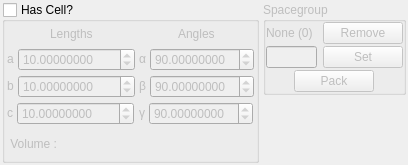
<ui version="4.0" >
 <class>CellDefineDialog</class>
 <widget class="QDialog" name="CellDefineDialog" >
  <property name="geometry" >
   <rect>
    <x>0</x>
    <y>0</y>
    <width>408</width>
    <height>165</height>
   </rect>
  </property>
  <property name="windowTitle" >
   <string>Cell Definition</string>
  </property>
  <property name="windowIcon" >
   <iconset resource="icons.qrc" >:/stackicons/icons/stack_celldefine.svg</iconset>
  </property>
  <layout class="QHBoxLayout" >
   <property name="margin" >
    <number>2</number>
   </property>
   <property name="spacing" >
    <number>4</number>
   </property>
   <item>
    <widget class="QGroupBox" name="CellDefinitionGroup" >
     <property name="title" >
      <string>Has Cell?</string>
     </property>
     <property name="checkable" >
      <bool>true</bool>
     </property>
     <property name="checked" >
      <bool>false</bool>
     </property>
     <layout class="QVBoxLayout" >
      <property name="margin" >
       <number>2</number>
      </property>
      <property name="spacing" >
       <number>4</number>
      </property>
      <item>
       <layout class="QHBoxLayout" >
        <property name="margin" >
         <number>0</number>
        </property>
        <property name="spacing" >
         <number>4</number>
        </property>
        <item>
         <layout class="QVBoxLayout" >
          <property name="margin" >
           <number>0</number>
          </property>
          <property name="spacing" >
           <number>4</number>
          </property>
          <item>
           <layout class="QHBoxLayout" >
            <property name="margin" >
             <number>0</number>
            </property>
            <property name="spacing" >
             <number>0</number>
            </property>
            <item>
             <spacer>
              <property name="orientation" >
               <enum>Qt::Horizontal</enum>
              </property>
              <property name="sizeHint" >
               <size>
                <width>16</width>
                <height>20</height>
               </size>
              </property>
             </spacer>
            </item>
            <item>
             <widget class="QLabel" name="label_16" >
              <property name="text" >
               <string>Lengths</string>
              </property>
             </widget>
            </item>
            <item>
             <spacer>
              <property name="orientation" >
               <enum>Qt::Horizontal</enum>
              </property>
              <property name="sizeHint" >
               <size>
                <width>16</width>
                <height>20</height>
               </size>
              </property>
             </spacer>
            </item>
           </layout>
          </item>
          <item>
           <layout class="QHBoxLayout" >
            <property name="margin" >
             <number>0</number>
            </property>
            <property name="spacing" >
             <number>4</number>
            </property>
            <item>
             <widget class="QLabel" name="label_17" >
              <property name="sizePolicy" >
               <sizepolicy>
                <hsizetype>0</hsizetype>
                <vsizetype>0</vsizetype>
                <horstretch>0</horstretch>
                <verstretch>0</verstretch>
               </sizepolicy>
              </property>
              <property name="text" >
               <string>a</string>
              </property>
             </widget>
            </item>
            <item>
             <widget class="QDoubleSpinBox" name="CellLengthASpin" >
              <property name="sizePolicy" >
               <sizepolicy>
                <hsizetype>0</hsizetype>
                <vsizetype>0</vsizetype>
                <horstretch>0</horstretch>
                <verstretch>0</verstretch>
               </sizepolicy>
              </property>
              <property name="decimals" >
               <number>8</number>
              </property>
              <property name="maximum" >
               <double>10000.000000000000000</double>
              </property>
              <property name="value" >
               <double>10.000000000000000</double>
              </property>
             </widget>
            </item>
           </layout>
          </item>
          <item>
           <layout class="QHBoxLayout" >
            <property name="margin" >
             <number>0</number>
            </property>
            <property name="spacing" >
             <number>4</number>
            </property>
            <item>
             <widget class="QLabel" name="label_18" >
              <property name="sizePolicy" >
               <sizepolicy>
                <hsizetype>0</hsizetype>
                <vsizetype>0</vsizetype>
                <horstretch>0</horstretch>
                <verstretch>0</verstretch>
               </sizepolicy>
              </property>
              <property name="text" >
               <string>b</string>
              </property>
             </widget>
            </item>
            <item>
             <widget class="QDoubleSpinBox" name="CellLengthBSpin" >
              <property name="sizePolicy" >
               <sizepolicy>
                <hsizetype>0</hsizetype>
                <vsizetype>0</vsizetype>
                <horstretch>0</horstretch>
                <verstretch>0</verstretch>
               </sizepolicy>
              </property>
              <property name="decimals" >
               <number>8</number>
              </property>
              <property name="maximum" >
               <double>10000.000000000000000</double>
              </property>
              <property name="value" >
               <double>10.000000000000000</double>
              </property>
             </widget>
            </item>
           </layout>
          </item>
          <item>
           <layout class="QHBoxLayout" >
            <property name="margin" >
             <number>0</number>
            </property>
            <property name="spacing" >
             <number>4</number>
            </property>
            <item>
             <widget class="QLabel" name="label_19" >
              <property name="sizePolicy" >
               <sizepolicy>
                <hsizetype>0</hsizetype>
                <vsizetype>0</vsizetype>
                <horstretch>0</horstretch>
                <verstretch>0</verstretch>
               </sizepolicy>
              </property>
              <property name="text" >
               <string>c</string>
              </property>
             </widget>
            </item>
            <item>
             <widget class="QDoubleSpinBox" name="CellLengthCSpin" >
              <property name="sizePolicy" >
               <sizepolicy>
                <hsizetype>0</hsizetype>
                <vsizetype>0</vsizetype>
                <horstretch>0</horstretch>
                <verstretch>0</verstretch>
               </sizepolicy>
              </property>
              <property name="decimals" >
               <number>8</number>
              </property>
              <property name="maximum" >
               <double>10000.000000000000000</double>
              </property>
              <property name="value" >
               <double>10.000000000000000</double>
              </property>
             </widget>
            </item>
           </layout>
          </item>
         </layout>
        </item>
        <item>
         <layout class="QVBoxLayout" >
          <property name="margin" >
           <number>0</number>
          </property>
          <property name="spacing" >
           <number>4</number>
          </property>
          <item>
           <layout class="QHBoxLayout" >
            <property name="margin" >
             <number>0</number>
            </property>
            <property name="spacing" >
             <number>4</number>
            </property>
            <item>
             <spacer>
              <property name="orientation" >
               <enum>Qt::Horizontal</enum>
              </property>
              <property name="sizeHint" >
               <size>
                <width>16</width>
                <height>20</height>
               </size>
              </property>
             </spacer>
            </item>
            <item>
             <widget class="QLabel" name="label_15" >
              <property name="text" >
               <string>Angles</string>
              </property>
             </widget>
            </item>
            <item>
             <spacer>
              <property name="orientation" >
               <enum>Qt::Horizontal</enum>
              </property>
              <property name="sizeHint" >
               <size>
                <width>16</width>
                <height>20</height>
               </size>
              </property>
             </spacer>
            </item>
           </layout>
          </item>
          <item>
           <layout class="QHBoxLayout" >
            <property name="margin" >
             <number>0</number>
            </property>
            <property name="spacing" >
             <number>4</number>
            </property>
            <item>
             <widget class="QLabel" name="label_12" >
              <property name="sizePolicy" >
               <sizepolicy>
                <hsizetype>0</hsizetype>
                <vsizetype>0</vsizetype>
                <horstretch>0</horstretch>
                <verstretch>0</verstretch>
               </sizepolicy>
              </property>
              <property name="text" >
               <string>&amp;#945;</string>
              </property>
              <property name="textFormat" >
               <enum>Qt::RichText</enum>
              </property>
             </widget>
            </item>
            <item>
             <widget class="QDoubleSpinBox" name="CellAngleASpin" >
              <property name="sizePolicy" >
               <sizepolicy>
                <hsizetype>0</hsizetype>
                <vsizetype>0</vsizetype>
                <horstretch>0</horstretch>
                <verstretch>0</verstretch>
               </sizepolicy>
              </property>
              <property name="decimals" >
               <number>8</number>
              </property>
              <property name="maximum" >
               <double>180.000000000000000</double>
              </property>
              <property name="value" >
               <double>90.000000000000000</double>
              </property>
             </widget>
            </item>
           </layout>
          </item>
          <item>
           <layout class="QHBoxLayout" >
            <property name="margin" >
             <number>0</number>
            </property>
            <property name="spacing" >
             <number>4</number>
            </property>
            <item>
             <widget class="QLabel" name="label_13" >
              <property name="sizePolicy" >
               <sizepolicy>
                <hsizetype>0</hsizetype>
                <vsizetype>0</vsizetype>
                <horstretch>0</horstretch>
                <verstretch>0</verstretch>
               </sizepolicy>
              </property>
              <property name="text" >
               <string>&amp;#946;</string>
              </property>
              <property name="textFormat" >
               <enum>Qt::RichText</enum>
              </property>
             </widget>
            </item>
            <item>
             <widget class="QDoubleSpinBox" name="CellAngleBSpin" >
              <property name="sizePolicy" >
               <sizepolicy>
                <hsizetype>0</hsizetype>
                <vsizetype>0</vsizetype>
                <horstretch>0</horstretch>
                <verstretch>0</verstretch>
               </sizepolicy>
              </property>
              <property name="decimals" >
               <number>8</number>
              </property>
              <property name="maximum" >
               <double>180.000000000000000</double>
              </property>
              <property name="value" >
               <double>90.000000000000000</double>
              </property>
             </widget>
            </item>
           </layout>
          </item>
          <item>
           <layout class="QHBoxLayout" >
            <property name="margin" >
             <number>0</number>
            </property>
            <property name="spacing" >
             <number>4</number>
            </property>
            <item>
             <widget class="QLabel" name="label_14" >
              <property name="sizePolicy" >
               <sizepolicy>
                <hsizetype>0</hsizetype>
                <vsizetype>0</vsizetype>
                <horstretch>0</horstretch>
                <verstretch>0</verstretch>
               </sizepolicy>
              </property>
              <property name="text" >
               <string>&amp;#947;</string>
              </property>
              <property name="textFormat" >
               <enum>Qt::RichText</enum>
              </property>
             </widget>
            </item>
            <item>
             <widget class="QDoubleSpinBox" name="CellAngleCSpin" >
              <property name="sizePolicy" >
               <sizepolicy>
                <hsizetype>0</hsizetype>
                <vsizetype>0</vsizetype>
                <horstretch>0</horstretch>
                <verstretch>0</verstretch>
               </sizepolicy>
              </property>
              <property name="decimals" >
               <number>8</number>
              </property>
              <property name="maximum" >
               <double>180.000000000000000</double>
              </property>
              <property name="value" >
               <double>90.000000000000000</double>
              </property>
             </widget>
            </item>
           </layout>
          </item>
         </layout>
        </item>
       </layout>
      </item>
      <item>
       <widget class="QLabel" name="CellVolumeLabel" >
        <property name="text" >
         <string> Volume : </string>
        </property>
       </widget>
      </item>
     </layout>
    </widget>
   </item>
   <item>
    <layout class="QVBoxLayout" >
     <property name="margin" >
      <number>0</number>
     </property>
     <property name="spacing" >
      <number>6</number>
     </property>
     <item>
      <widget class="QGroupBox" name="CellSpacegroupGroup" >
       <property name="enabled" >
        <bool>false</bool>
       </property>
       <property name="title" >
        <string>Spacegroup</string>
       </property>
       <layout class="QVBoxLayout" >
        <property name="margin" >
         <number>0</number>
        </property>
        <property name="spacing" >
         <number>2</number>
        </property>
        <item>
         <layout class="QHBoxLayout" >
          <property name="margin" >
           <number>0</number>
          </property>
          <property name="spacing" >
           <number>2</number>
          </property>
          <item>
           <widget class="QLabel" name="SpacegroupLabel" >
            <property name="sizePolicy" >
             <sizepolicy>
              <hsizetype>7</hsizetype>
              <vsizetype>0</vsizetype>
              <horstretch>0</horstretch>
              <verstretch>0</verstretch>
             </sizepolicy>
            </property>
            <property name="text" >
             <string>None (0)</string>
            </property>
           </widget>
          </item>
          <item>
           <widget class="QPushButton" name="CellSpacegroupRemoveButton" >
            <property name="minimumSize" >
             <size>
              <width>0</width>
              <height>0</height>
             </size>
            </property>
            <property name="maximumSize" >
             <size>
              <width>10000</width>
              <height>10000</height>
             </size>
            </property>
            <property name="text" >
             <string>Remove</string>
            </property>
           </widget>
          </item>
         </layout>
        </item>
        <item>
         <layout class="QHBoxLayout" >
          <property name="margin" >
           <number>0</number>
          </property>
          <property name="spacing" >
           <number>6</number>
          </property>
          <item>
           <widget class="QLineEdit" name="CellSpacegroupEdit" >
            <property name="toolTip" >
             <string>Name or ID of spacegroup to set</string>
            </property>
           </widget>
          </item>
          <item>
           <widget class="QPushButton" name="CellSpacegroupSetButton" >
            <property name="text" >
             <string>Set</string>
            </property>
           </widget>
          </item>
         </layout>
        </item>
        <item>
         <layout class="QHBoxLayout" >
          <property name="margin" >
           <number>0</number>
          </property>
          <property name="spacing" >
           <number>6</number>
          </property>
          <item>
           <spacer>
            <property name="orientation" >
             <enum>Qt::Horizontal</enum>
            </property>
            <property name="sizeHint" >
             <size>
              <width>40</width>
              <height>20</height>
             </size>
            </property>
           </spacer>
          </item>
          <item>
           <widget class="QPushButton" name="CellSpacegroupPackButton" >
            <property name="text" >
             <string>Pack</string>
            </property>
           </widget>
          </item>
          <item>
           <spacer>
            <property name="orientation" >
             <enum>Qt::Horizontal</enum>
            </property>
            <property name="sizeHint" >
             <size>
              <width>40</width>
              <height>20</height>
             </size>
            </property>
           </spacer>
          </item>
         </layout>
        </item>
       </layout>
      </widget>
     </item>
     <item>
      <spacer>
       <property name="orientation" >
        <enum>Qt::Vertical</enum>
       </property>
       <property name="sizeHint" >
        <size>
         <width>20</width>
         <height>40</height>
        </size>
       </property>
      </spacer>
     </item>
    </layout>
   </item>
  </layout>
 </widget>
 <tabstops>
  <tabstop>CellLengthASpin</tabstop>
  <tabstop>CellLengthBSpin</tabstop>
  <tabstop>CellLengthCSpin</tabstop>
  <tabstop>CellAngleASpin</tabstop>
  <tabstop>CellAngleBSpin</tabstop>
  <tabstop>CellAngleCSpin</tabstop>
  <tabstop>CellSpacegroupEdit</tabstop>
  <tabstop>CellSpacegroupPackButton</tabstop>
  <tabstop>CellSpacegroupRemoveButton</tabstop>
  <tabstop>CellSpacegroupSetButton</tabstop>
 </tabstops>
 <resources>
  <include location="icons.qrc" />
 </resources>
 <connections/>
</ui>
